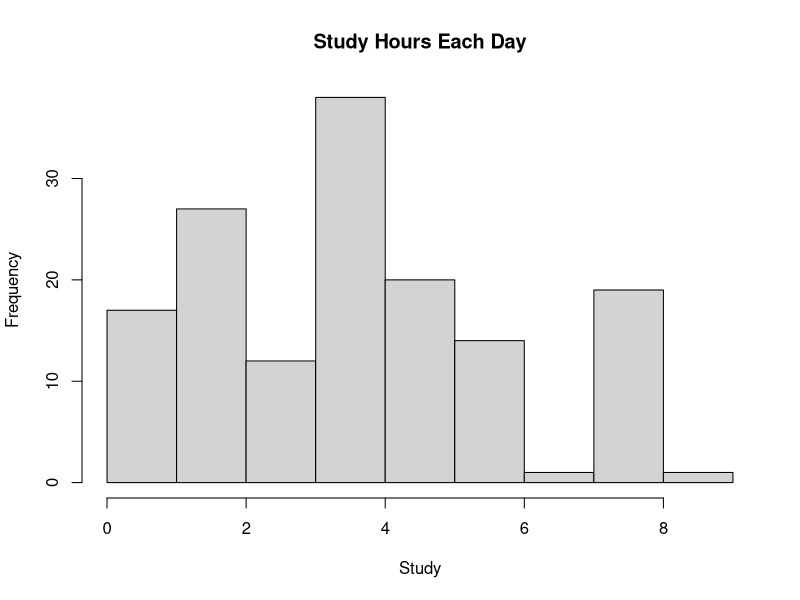
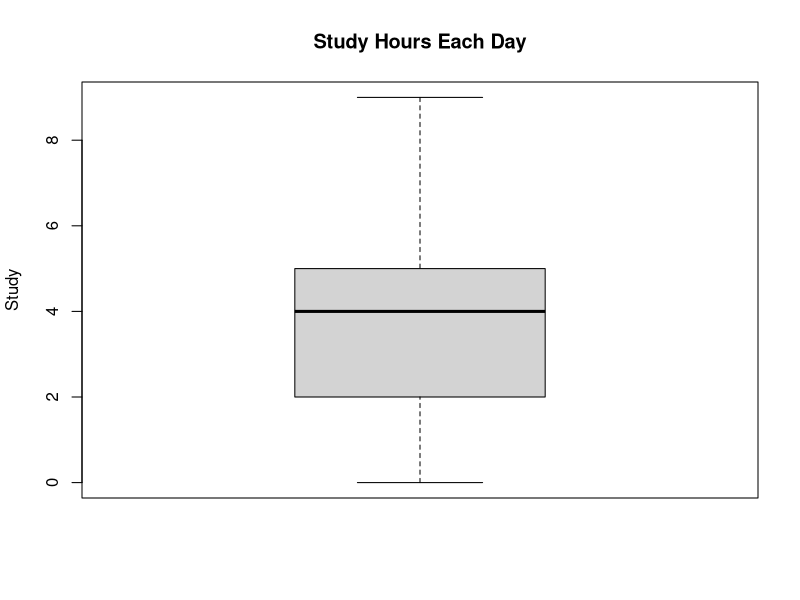
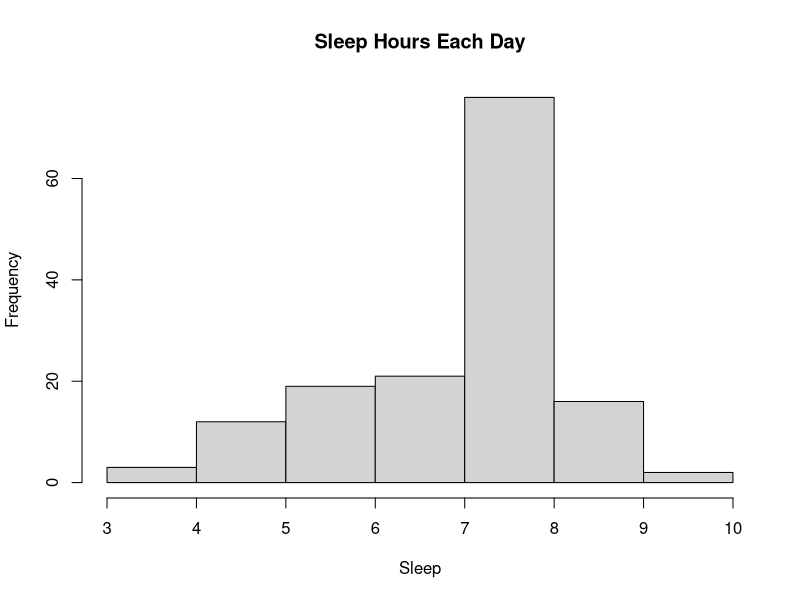
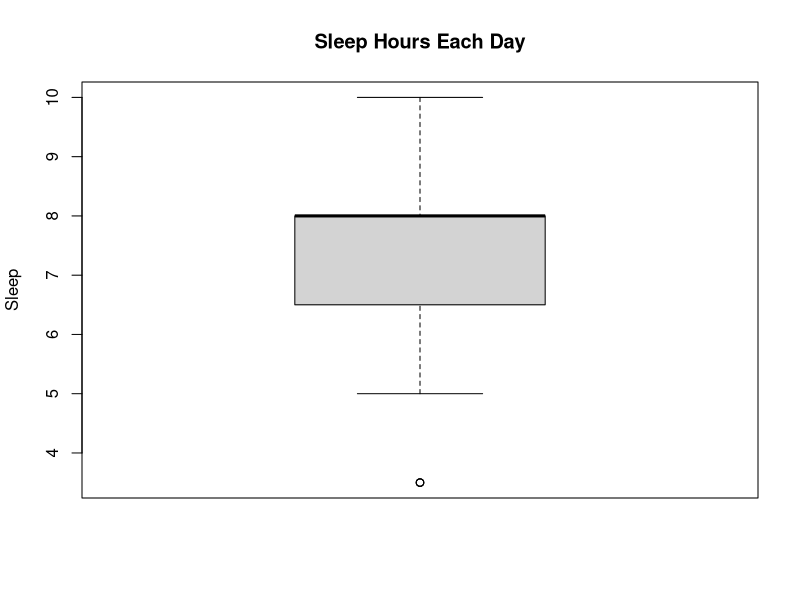
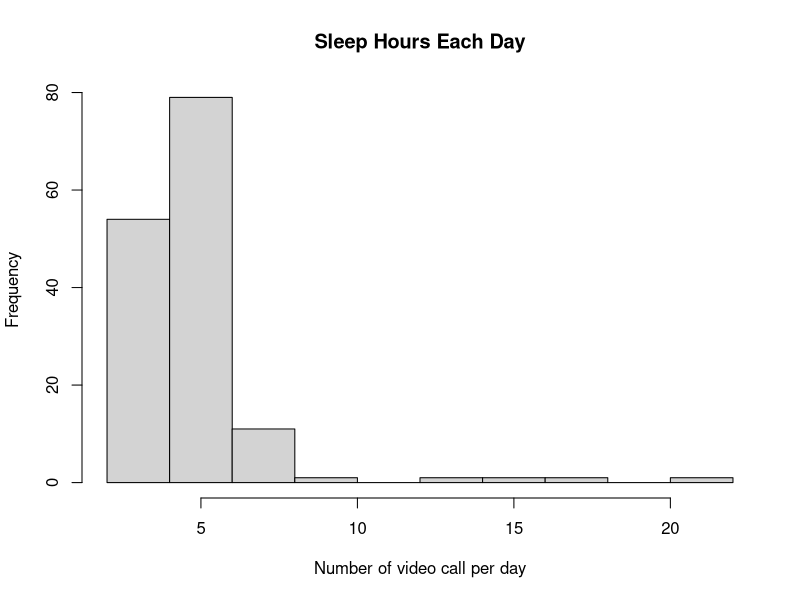
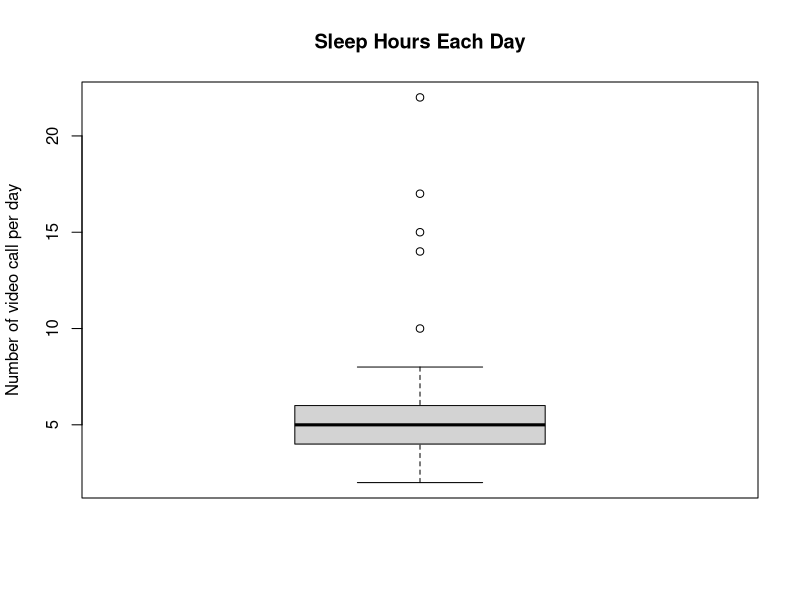

Here is the R script that generated these plots, in order: (Note: this script raises an error after producing the figures.)
## ---- chunk 1
rashmi<-read.csv(file="Personalized Data Rashmi Jaiswal.csv", header=TRUE)
rashmi.3vars<-subset(rashmi, select=c("Number.of.video.Calls", "Study", "Sleep"))
summary(rashmi.3vars)
## ---- chunk 2
#Show output only
hist(rashmi$Study, xlab="Study", main="Study Hours Each Day")
boxplot(rashmi$Study, ylab="Study", main="Study Hours Each Day")
## ---- chunk 3
#Show output only
hist(rashmi$Sleep, xlab="Sleep", main="Sleep Hours Each Day")
boxplot(rashmi$Sleep, ylab="Sleep", main="Sleep Hours Each Day")
## ---- chunk 4
#Show output only
hist(rashmi$Number.of.video.Calls, xlab="Number of video call per day", main="Sleep Hours Each Day")
boxplot(rashmi$Number.of.video.Calls, ylab="Number of video call per day", main="Sleep Hours Each Day")
## ---- chunk 5
#Hide all output but extract the confidence interval from this in the interpretation below
study.conf<-t.test(rashmi$Study, conf.level = 0.95)
## ---- chunk 6
#Hide all output but extract the confidence interval from this in the interpretation below
sleep.conf<-t.test(rashmi$Sleep, conf.level = 0.95)
## ---- chunk 7
#Hide all output but extract the confidence interval from this in the interpretation below
calls.conf<-t.test(rashmi$Number.of.video.Calls, conf.level = 0.95)
## ---- chunk 8
#Hide all output but extract the confidence interval from this in the interpreration below
j.test<-t.test(jenna$Study, alternative="greater", mu = 3.13)
## ---- chunk 9
#create subsets by term
jFall<-subset(jenna, Term=="F21", select="Study")
jWinter<-subset(jenna, Term=="W22", select="Study")

#part 3.2 - create a random sample of 10 days from each subset
jFall3.2<-sample(jFall$Study, 10)
jWinter3.2<-sample(jWinter$Study, 1)

#part 3.3 - select the first 10 days from each subset
jFall3.3<-jFall[1:10,1]
jWinter3.3<-jWinter[1:10,1]
